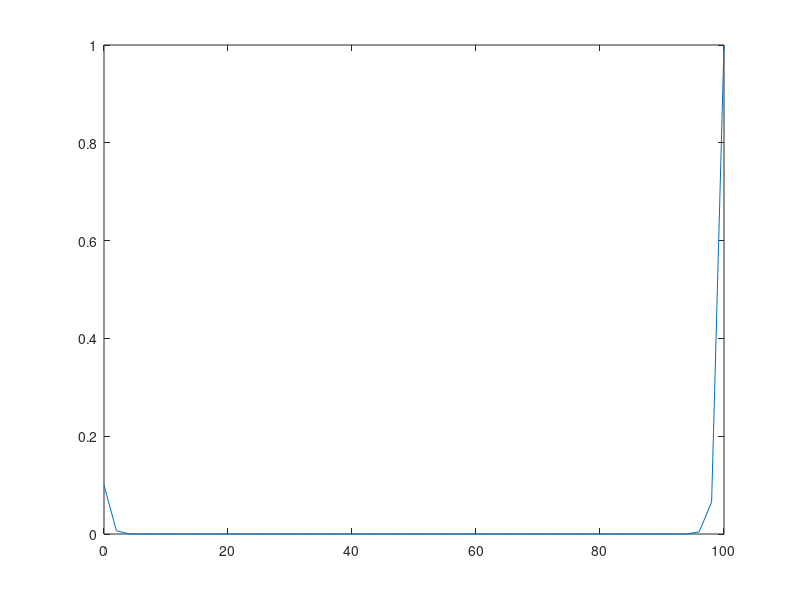

This figure's MATLAB source:
%% Finite Difference for BVPs
clear all; close all
L=100;
k=5;
D=1.5;
u0 = 0.1;
uf = 1;
h = 20;

a1 = 2*D/h^2+k;
a2 = 0;
c = D/h^2;
A = [a1 -c 0 0;
     -c a1 -c 0;
     0 -c a1 -c;
     0 0 -c a1];
b = [a2+u0*D/h^2 a2 a2 a2+uf*D/h^2]';

uin = A\b;
u = [u0 uin' uf];
x = 0:h:L;
plot(x,u)

%% iii
% solve the same with different h
L=100;
k=5;
D=1.5;
u0 = 0.1;
uf = 1;
h = 2;

a1 = 2*D/h^2+k;
a2 = 0;
c = D/h^2;

m_size = L/h-1;
A = diag(a1*ones(1,m_size)) + diag( ...
    -c*ones(1,m_size-1),1) + diag( ...
    -c*ones(1,m_size-1),-1);

b = a2+zeros(m_size,1);
b(1) = b(1)+u0*D/h^2;
b(end) = b(end)+uf*D/h^2;

uin = A\b;
u = [u0 uin' uf];
x = 0:h:L;
plot(x,u)
